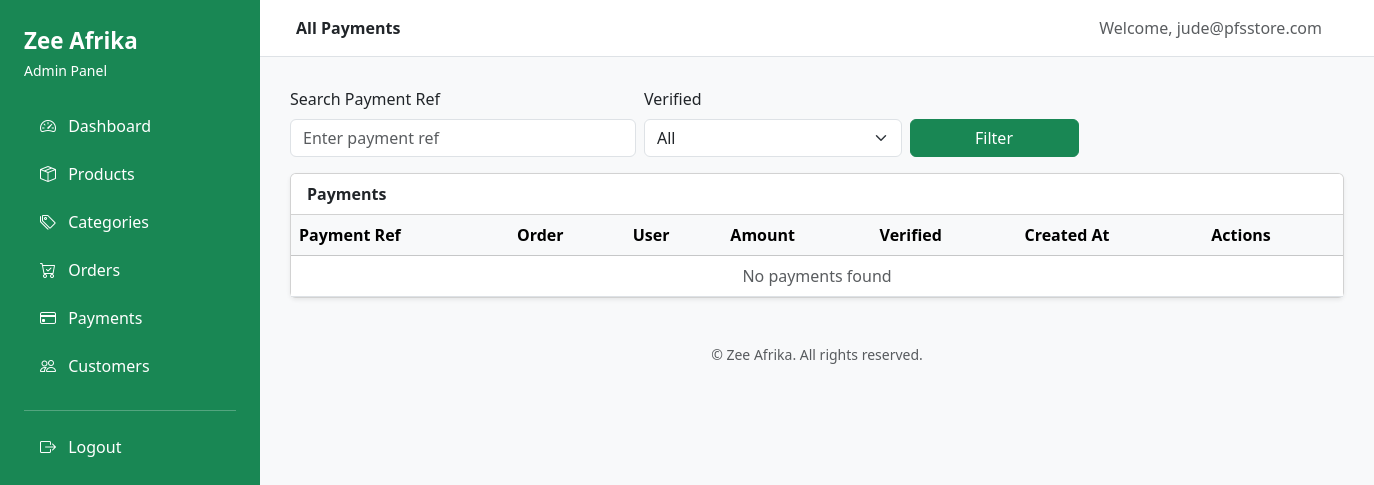
Before: /admin-dashboard/payments/ (signed in) with the older database file.
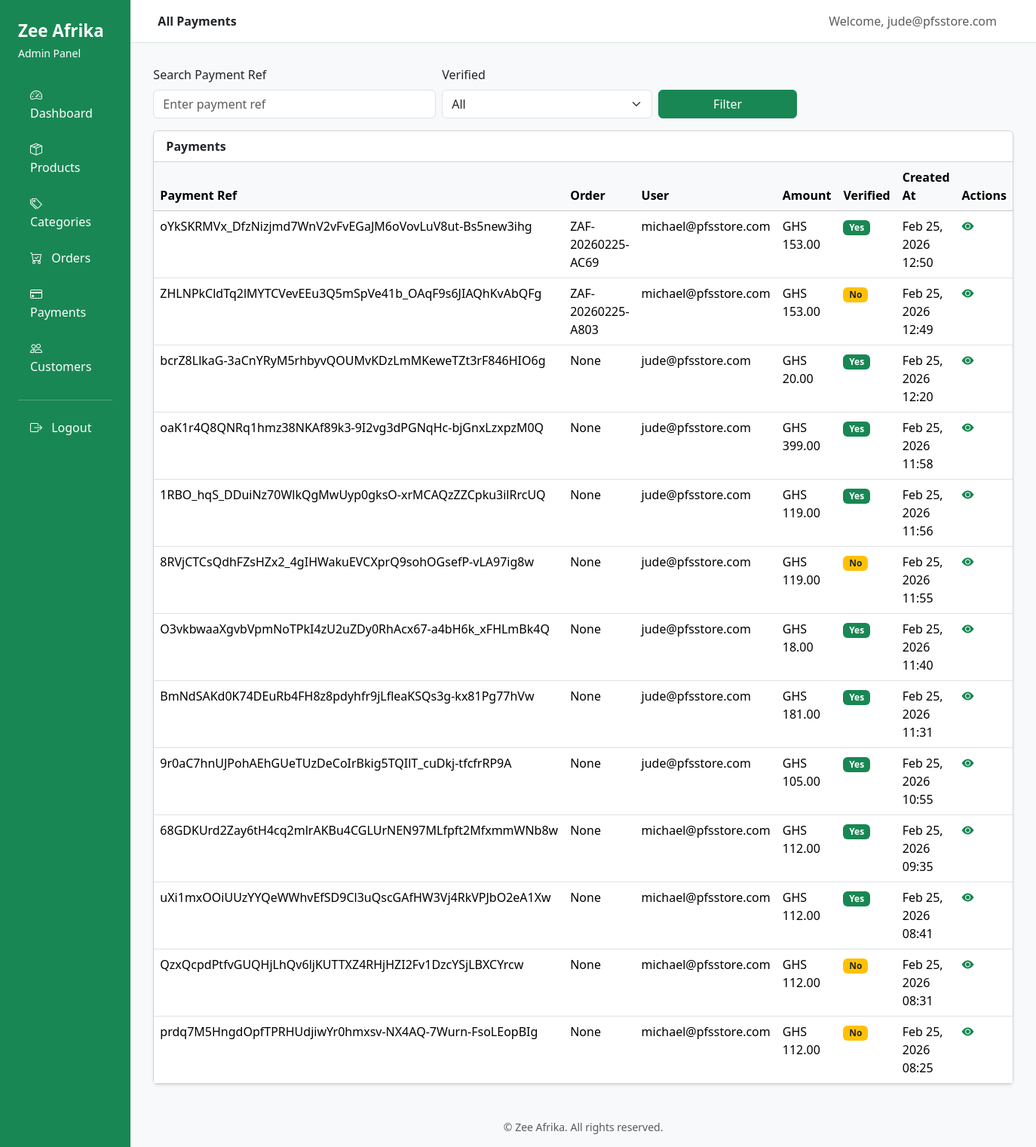
After: the same page with the newer database file.
### payments/models.py (models this page shows, shortened)
class Payment(models.Model):
    user = models.ForeignKey(
        settings.AUTH_USER_MODEL,
        on_delete=models.CASCADE
    )
    order = models.OneToOneField(
        Order,
        on_delete=models.CASCADE,
        related_name="payment"
    )
    amount = models.DecimalField(max_digits=10, decimal_places=2)
    ref = models.CharField(max_length=200, unique=True)
    email = models.EmailField()
    verified = models.BooleanField(default=False)
    created_at = models.DateTimeField(auto_now_add=True)

### main/models.py (models this page shows, shortened)
class Order(models.Model):
    STATUS_CHOICES = [
        ('pending', 'Pending'),
        ('processing', 'Processing'),
        ('shipped', 'Shipped'),
        ('completed', 'Completed'),
        ('cancelled', 'Cancelled'),
    ]
    user = models.ForeignKey(
        settings.AUTH_USER_MODEL,
        on_delete=models.CASCADE
    )
    shipping_address = models.ForeignKey(
        ShippingAddress,
        on_delete=models.SET_NULL,
        null=True
    )
    status = models.CharField(
        max_length=20,
        choices=STATUS_CHOICES,
        default='pending'
    )
    total_amount = models.DecimalField(
        max_digits=10,
        decimal_places=2,
        default=0
    )
    created_at = models.DateTimeField(auto_now_add=True)
    is_paid = models.BooleanField(default=False)
    custom_id = models.CharField(max_length=20, unique=True, blank=True, null=True)

### accounts/models.py (models this page shows, shortened)
class CustomUser(AbstractBaseUser, PermissionsMixin):
    email = models.EmailField(unique=True)
    first_name = models.CharField(max_length=30, blank=True)
    last_name = models.CharField(max_length=30, blank=True)
    is_active = models.BooleanField(default=True)
    is_staff = models.BooleanField(default=False)
    objects = CustomUserManager()
    USERNAME_FIELD = 'email'
    REQUIRED_FIELDS = []

### dashboard/views.py (the view)
# urls.py: path('payments/', views.payments_list, name='dashboard_payments_list'),
@staff_member_required
def payments_list(request):
    payments = Payment.objects.select_related('order', 'user').order_by('-created_at')
    search_query = request.GET.get('search', '')
    verified_filter = request.GET.get('verified', '')
    if search_query:
        payments = payments.filter(ref__icontains=search_query)
    if verified_filter in ['yes', 'no']:
        payments = payments.filter(verified=(verified_filter == 'yes'))
    return render(request, "dashboard/payments_list.html", {
        "payments": payments,
        "search_query": search_query,
        "verified_filter": verified_filter,
    })

### main/context_processors.py (called while the page is built)
def cart_count(request):
    if request.user.is_authenticated:
        cart, created = Cart.objects.get_or_create(user=request.user)
        count = sum(item.quantity for item in cart.items.all())
    else:
        count = 0
    return {
        "cart_count": count
    }

### dashboard/templates/dashboard/payments_list.html (shortened to what this page needs)
{% extends "dashboard/base.html" %} {% load static %}  {% block page_title %}All Payments{% endblock %}
{%block content %}
<div>
  <form method="get" class="row g-2 mb-3 align-items-end">
    <div class="col-md-4">
      <label for="search" class="form-label">Search Payment Ref</label>
      <input
        type="text"
        name="search"
        id="search"
        value="{{ search_query }}"
        class="form-control"
        placeholder="Enter payment ref"
      />
    </div>
    <div class="col-md-3">
      <label for="verified" class="form-label">Verified</label>
      <select name="verified" id="verified" class="form-select">
        <option value="">All</option>
      </select>
    </div>
    <div class="col-md-2">
      <button type="submit" class="btn btn-success w-100">Filter</button>
    </div>
  </form>
</div>
<div class="card shadow-sm">
  <div class="card-header bg-white fw-semibold">Payments</div>
  <div class="card-body p-0">
    <div class="table-responsive">
      <table class="table table-hover mb-0">
        <thead class="table-light">
          <tr>
            <th>Payment Ref</th>
            <th>Order</th>
            <th>User</th>
            <th>Amount</th>
            <th>Verified</th>
            <th>Created At</th>
            <th>Actions</th>
          </tr>
        </thead>
        <tbody>
          {% for payment in payments %}
          <tr>
            <td>{{ payment.ref }}</td>
            <td>{{ payment.order.custom_id }}</td>
            <td>{{ payment.user.email }}</td>
            <td>GHS {{ payment.amount }}</td>
            <td>
              {% if payment.verified %}
              <span class="badge bg-success">Yes</span>
              {% else %}
              <span class="badge bg-warning text-dark">No</span>
              {% endif %}
            </td>
            <td>{{ payment.created_at|date:"M d, Y H:i" }}</td>
            <td>
              <a
                href="{% url 'dashboard_order_detail' payment.order.custom_id %}"
                class="text-success me-2"
                data-bs-toggle="tooltip"
                title="View Order"
              >
                <i class="bi bi-eye-fill"></i>
              </a>
            </td>
          </tr>
          {% empty %}
          <tr>
            <td colspan="7" class="text-center text-muted">
              No payments found
            </td>
          </tr>
          {% endfor %}
        </tbody>
      </table>
    </div>
  </div>
</div>
{% endblock %}

Changed rows visible on the page:
added Payment: ref "oYkSKRMVx_DfzNizjmd7WnV2vFvEGaJM6oVovLuV8ut-Bs5new3ihg", order.custom_id "ZAF-20260225-AC69", user.email "michael@pfsstore.com", amount "153.00", verified "Yes", created_at "Feb 25, 2026 12:50"
added Payment: ref "ZHLNPkCldTq2lMYTCVevEEu3Q5mSpVe41b_OAqF9s6JIAQhKvAbQFg", order.custom_id "ZAF-20260225-A803", user.email "michael@pfsstore.com", amount "153.00", verified "No", created_at "Feb 25, 2026 12:49"
added Payment: ref "bcrZ8LlkaG-3aCnYRyM5rhbyvQOUMvKDzLmMKeweTZt3rF846HIO6g", order.custom_id "None", user.email "jude@pfsstore.com", amount "20.00", verified "Yes", created_at "Feb 25, 2026 12:20"
added Payment: ref "oaK1r4Q8QNRq1hmz38NKAf89k3-9I2vg3dPGNqHc-bjGnxLzxpzM0Q", order.custom_id "None", user.email "jude@pfsstore.com", amount "399.00", verified "Yes", created_at "Feb 25, 2026 11:58"
added Payment: ref "1RBO_hqS_DDuiNz70WlkQgMwUyp0gksO-xrMCAQzZZCpku3ilRrcUQ", order.custom_id "None", user.email "jude@pfsstore.com", amount "119.00", verified "Yes", created_at "Feb 25, 2026 11:56"
added Payment: ref "8RVjCTCsQdhFZsHZx2_4gIHWakuEVCXprQ9sohOGsefP-vLA97ig8w", order.custom_id "None", user.email "jude@pfsstore.com", amount "119.00", verified "No", created_at "Feb 25, 2026 11:55"
added Payment: ref "O3vkbwaaXgvbVpmNoTPkI4zU2uZDy0RhAcx67-a4bH6k_xFHLmBk4Q", order.custom_id "None", user.email "jude@pfsstore.com", amount "18.00", verified "Yes", created_at "Feb 25, 2026 11:40"
added Payment: ref "BmNdSAKd0K74DEuRb4FH8z8pdyhfr9jLfleaKSQs3g-kx81Pg77hVw", order.custom_id "None", user.email "jude@pfsstore.com", amount "181.00", verified "Yes", created_at "Feb 25, 2026 11:31"
added Payment: ref "9r0aC7hnUJPohAEhGUeTUzDeCoIrBkig5TQIlT_cuDkj-tfcfrRP9A", order.custom_id "None", user.email "jude@pfsstore.com", amount "105.00", verified "Yes", created_at "Feb 25, 2026 10:55"
added Payment: ref "68GDKUrd2Zay6tH4cq2mlrAKBu4CGLUrNEN97MLfpft2MfxmmWNb8w", order.custom_id "None", user.email "michael@pfsstore.com", amount "112.00", verified "Yes", created_at "Feb 25, 2026 09:35"
added Payment: ref "uXi1mxOOiUUzYYQeWWhvEfSD9Cl3uQscGAfHW3Vj4RkVPJbO2eA1Xw", order.custom_id "None", user.email "michael@pfsstore.com", amount "112.00", verified "Yes", created_at "Feb 25, 2026 08:41"
added Payment: ref "QzxQcpdPtfvGUQHjLhQv6ljKUTTXZ4RHjHZI2Fv1DzcYSjLBXCYrcw", order.custom_id "None", user.email "michael@pfsstore.com", amount "112.00", verified "No", created_at "Feb 25, 2026 08:31"
added Payment: ref "prdq7M5HngdOpfTPRHUdjiwYr0hmxsv-NX4AQ-7Wurn-FsoLEopBIg", order.custom_id "None", user.email "michael@pfsstore.com", amount "112.00", verified "No", created_at "Feb 25, 2026 08:25"
Other visible differences:
text no longer shown: "No payments found"
